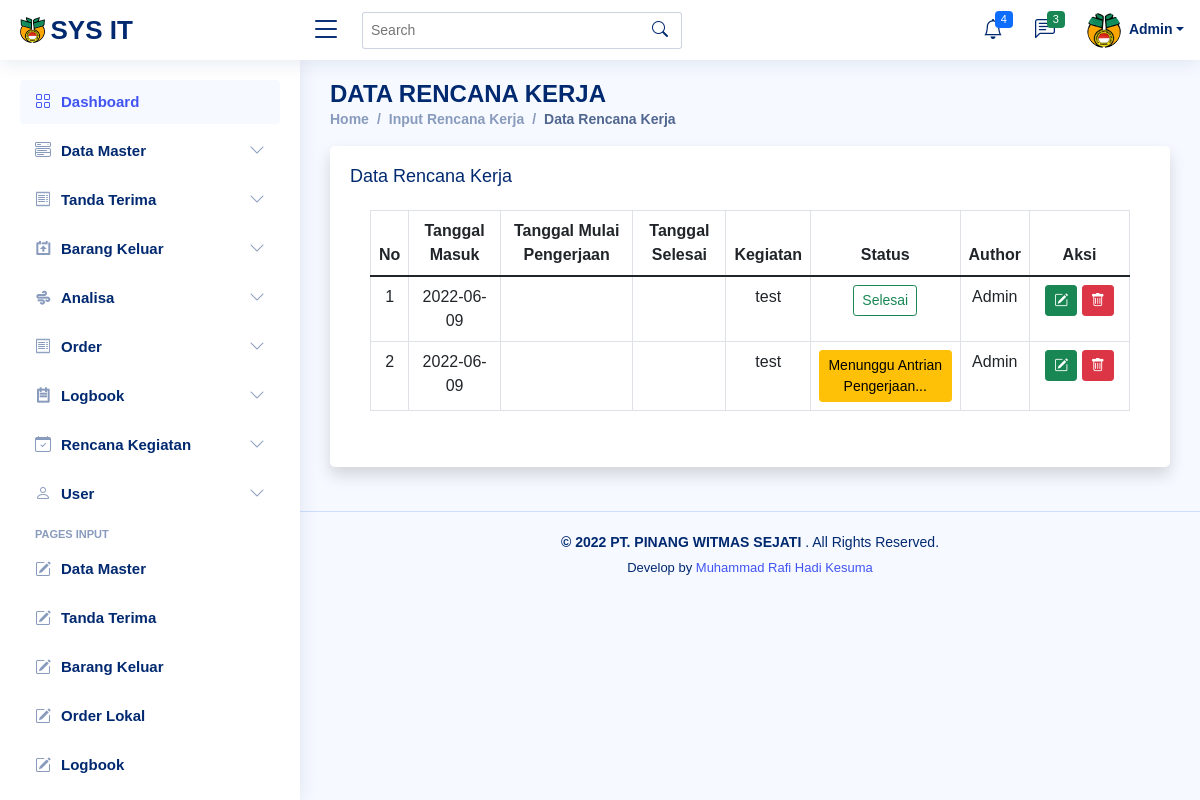
The app's page /data_kegiatan.php (signed in) with its own data.
### tables this page shows
CREATE TABLE `users` (
  `id` int(11) NOT NULL,
  `nama` text NOT NULL,
  `username` text NOT NULL,
  `password` text NOT NULL,
  `jabatan` text NOT NULL,
  `level` varchar(20) NOT NULL
);

CREATE TABLE `planning` (
  `id_planning` int(11) NOT NULL,
  `id_author` int(12) NOT NULL,
  `date` date NOT NULL,
  `kegiatan` text NOT NULL,
  `status` text NOT NULL,
  `author` text NOT NULL
);

### data_kegiatan.php (the view, shortened to what this page needs)
<?php require 'header.php'; ?>
<?php require 'sidebar.php'; ?>
<body>
    <main id="main" class="main">
        <div class="pagetitle">
            <h1>DATA RENCANA KERJA</h1>
            <nav>
                <ol class="breadcrumb">
                    <li class="breadcrumb-item"><a href="home.php">Home</a></li>
                    <li class="breadcrumb-item"><a href="input_kegiatan.php">Input Rencana Kerja</a></li>
                    <li class="breadcrumb-item active">Data Rencana Kerja</li>
                </ol>
            </nav>
        </div>
        <section class="section">
            <div class="card shadow mb-4">
                <div class="col-lg-12">
                    <div class="card-body">
                        <h5 class="card-title">Data Rencana Kerja</h5>
                        <div class="card-body">
                            <div class="table-responsive">
                                <table class="table table-bordered" id="dataTable" width="100%" cellspacing="1">
                                    <thead>
                                        <tr>
                                            <th style="text-align: center;">No</th>
                                            <th style="text-align: center;">Tanggal Masuk</th>
                                            <th style="text-align: center;">Tanggal Mulai Pengerjaan</th>
                                            <th style="text-align: center;">Tanggal Selesai</th>
                                            <th style="text-align: center;">Kegiatan</th>
                                            <th style="text-align: center;">Status</th>
                                            <th style="text-align: center;">Author</th>
                                            <th style="text-align: center;">Aksi</th>
                                        </tr>
                                    </thead>
                                    <tbody>
                                        <?php
                                        require 'config.php';
                                        $number = 1;
                                        $id = $_SESSION['id'];
                                        if ($_SESSION['level'] == 'admin') {
                                            $query = mysqli_query($koneksi, " SELECT * FROM planning ORDER BY id_planning DESC");
                                        } else {
                                            $query = mysqli_query($koneksi, " SELECT * FROM planning WHERE id_author='$id' ORDER BY id_planning DESC");
                                        }
                                        while ($read = mysqli_fetch_array($query)) {
                                        ?>
                                            <tr>
                                                <td style="text-align: center;"><?php echo $number++; ?></td>
                                                <td style="text-align: center;"><?php echo $read['date']; ?></td>
                                                <td style="text-align: center;"><?php echo $read['date_w']; ?></td>
                                                <td style="text-align: center;"><?php echo $read['date_f']; ?></td>
                                                <td style="text-align: center;"><?php echo $read['kegiatan']; ?></td>
                                                <td style="text-align: center;">
                                                    <?php if ($read['status'] == 'waiting') { ?>
                                                        <a href="edit_statuskegiatan.php?id=<?= $read['id_planning'] ?>">
                                                            <button class="btn btn-warning btn-sm">Menunggu Antrian Pengerjaan...</button>
                                                        <?php
                                                    } elseif ($read['status'] == 'work') { ?>
                                                            <a href="edit_statuskegiatan.php?id=<?= $read['id_planning'] ?>">
                                                                <i class="btn btn-outline-primary btn-sm">Dalam Pengerjaan...</i>
                                                            <?php
                                                        } else {
                                                            echo '<button class="btn btn-outline-success btn-sm">Selesai</button>';
                                                        }
                                                            ?>
                                                            </a>
                                                </td>
                                                <td style="text-align: center;"><?php echo $read['author']; ?></td>
                                                <td style="width: 100px; text-align:center;">
                                                    <a href="edit_kegiatan.php?id=<?= $read['id_planning'] ?>"><i class="bi bi-pencil-square btn btn-success btn-sm"></i></a>
                                                    <a href="hapus_kegiatan.php?id=<?= $read['id_planning'] ?>" onClick="return confirm('Apakah Anda Yakin Ingin Menghapusnya ?')"><i class="bi bi-trash btn btn-danger btn-sm"></i></a>
                                                </td>
                                            </tr>
                                        <?php } ?>
                                    </tbody>
                                </table>
                            </div>
                        </div>
                    </div>
                </div>
        </section>
    </main>
    <?php require 'footer.php'; ?>

### header.php (shortened to what this page needs)
<!DOCTYPE html>
<html lang="en">
<head>
  <link rel="stylesheet" href="assets/css/bootstrap.min.css" />
  <link rel="stylesheet" href="assets/css/select2.min.css" />
  <link rel="stylesheet" href="assets/css/select2-bootstrap-5-theme.min.css" />
  <link rel="stylesheet" href="assets/css/select2-bootstrap-5-theme.rtl.min.css" />
  <link href="assets/css/css.css" rel="stylesheet">
  <link href="assets/vendor/bootstrap/css/bootstrap.min.css" rel="stylesheet">
  <link href="assets/vendor/bootstrap-icons/bootstrap-icons.css" rel="stylesheet">
  <link href="assets/vendor/boxicons/css/boxicons.min.css" rel="stylesheet">
  <link href="assets/vendor/quill/quill.snow.css" rel="stylesheet">
  <link href="assets/vendor/quill/quill.bubble.css" rel="stylesheet">
  <link href="assets/vendor/remixicon/remixicon.css" rel="stylesheet">
  <link href="assets/vendor/simple-datatables/style.css" rel="stylesheet">
  <link rel="stylesheet" href="assets/css/dataTables.bootstrap5.min.css">
  <link rel="stylesheet" href="assets/css/buttons.bootstrap5.min.css">
  <link href="assets/css/style.css" rel="stylesheet">
</head>
<body>
  <header id="header" class="header fixed-top d-flex align-items-center">
    <div class="d-flex align-items-center justify-content-between">
      <a href="home.php" class="logo d-flex align-items-center">
        <img src="assets/img/logo-new.png" alt="">
        <span class="d-none d-lg-block">SYS IT</span>
      </a>
      <i class="bi bi-list toggle-sidebar-btn"></i>
    </div>
    <div class="search-bar">
      <form class="search-form d-flex align-items-center" method="POST" action="#">
        <input type="text" name="query" placeholder="Search" title="Enter search keyword">
        <button type="submit" title="Search"><i class="bi bi-search"></i></button>
      </form>
    </div>
    <nav class="header-nav ms-auto">
      <ul class="d-flex align-items-center">
        <li class="nav-item dropdown">
          <a class="nav-link nav-icon" href="#" data-bs-toggle="dropdown">
            <i class="bi bi-bell"></i>
            <span class="badge bg-primary badge-number">4</span>
          </a>
        </li>
        <li class="nav-item dropdown">
          <a class="nav-link nav-icon" href="#" data-bs-toggle="dropdown">
            <i class="bi bi-chat-left-text"></i>
            <span class="badge bg-success badge-number">3</span>
          </a>
        </li>
        <?php
        require 'config.php';
        $id = $_SESSION['id'];
        $query = mysqli_query($koneksi, " SELECT * FROM users WHERE id='$id'");
        while ($read = mysqli_fetch_array($query)) {
        ?>
          <li class="nav-item dropdown pe-3">
            <a class="nav-link nav-profile d-flex align-items-center pe-0" href="#" data-bs-toggle="dropdown">
              <img src="assets/img/logo-new.png" alt="Profile" class="rounded-circle">
              <span class="d-none d-md-block dropdown-toggle ps-2"><?php echo $read['nama'] ?></span>
            </a>
          </li>
      </ul>
    </nav>
  <?php } ?>
  </header>

### assets/css/style.css (style rules this page uses)
:root { scroll-behavior: smooth; }
body { font-family: "Open Sans", sans-serif; background: #f6f9ff; color: #444444; }
a { color: #4154f1; text-decoration: none; }
h1, h2, h3, h4, h5, h6 { font-family: "Nunito", sans-serif; }
#main { margin-top: 60px; padding: 20px 30px; transition: all 0.3s; }
.pagetitle { margin-bottom: 10px; }
.pagetitle h1 { font-size: 24px; margin-bottom: 0; font-weight: 600; color: #012970; }
.card { margin-bottom: 30px; border: none; border-radius: 5px; box-shadow: 0px 0 30px rgba(1, 41, 112, 0.1); }
.card-title { padding: 20px 0 15px 0; font-size: 18px; font-weight: 500; color: #012970; font-family: "Poppins", sans-serif; }
.card-body { padding: 0 20px 20px 20px; }
.breadcrumb { font-size: 14px; font-family: "Nunito", sans-serif; color: #899bbd; font-weight: 600; }
.breadcrumb a { color: #899bbd; transition: 0.3s; }
.breadcrumb .breadcrumb-item::before { color: #899bbd; }
.breadcrumb .active { color: #51678f; font-weight: 600; }
.logo { line-height: 1; }
@media (min-width: 1200px) { .logo { width: 280px; } }
.logo img { max-height: 26px; margin-right: 6px; }
.logo span { font-size: 26px; font-weight: 700; color: #012970; font-family: "Nunito", sans-serif; }
.header { transition: all 0.5s; z-index: 997; height: 60px; box-shadow: 0px 2px 20px rgba(1, 41, 112, 0.1); background-color: #fff; padding-left: 20px; }
.header .toggle-sidebar-btn { font-size: 32px; padding-left: 10px; cursor: pointer; color: #012970; }
.header .search-bar { min-width: 360px; padding: 0 20px; }
.header .search-form { width: 100%; }
.header .search-form input { border: 0; font-size: 14px; color: #012970; border: 1px solid rgba(1, 41, 112, 0.2); padding: 7px 38px 7px 8px; border-radius: 3px; transition: 0.3s; width: 100%; }
.header .search-form button { border: 0; padding: 0; margin-left: -30px; background: none; }
.header .search-form button i { color: #012970; }
.header-nav ul { list-style: none; }
.header-nav > ul { margin: 0; padding: 0; }
.header-nav .nav-icon { font-size: 20px; color: #012970; }
.header-nav .nav-profile { color: #012970; }
.header-nav .nav-profile img { max-height: 36px; }
.header-nav .nav-profile span { font-size: 14px; font-weight: 600; }
.header-nav .badge-number { position: absolute; inset: 4px 6px auto auto; font-weight: normal; font-size: 11px; padding: 3px 6px; }
@media (min-width: 1200px) { #main, #footer { margin-left: 300px; } }

### records on screen
users: nama "Admin"
planning: date "2022-06-09", kegiatan "test", status "Selesai", author "Admin"
planning: date "2022-06-09", kegiatan "test", author "Admin"
